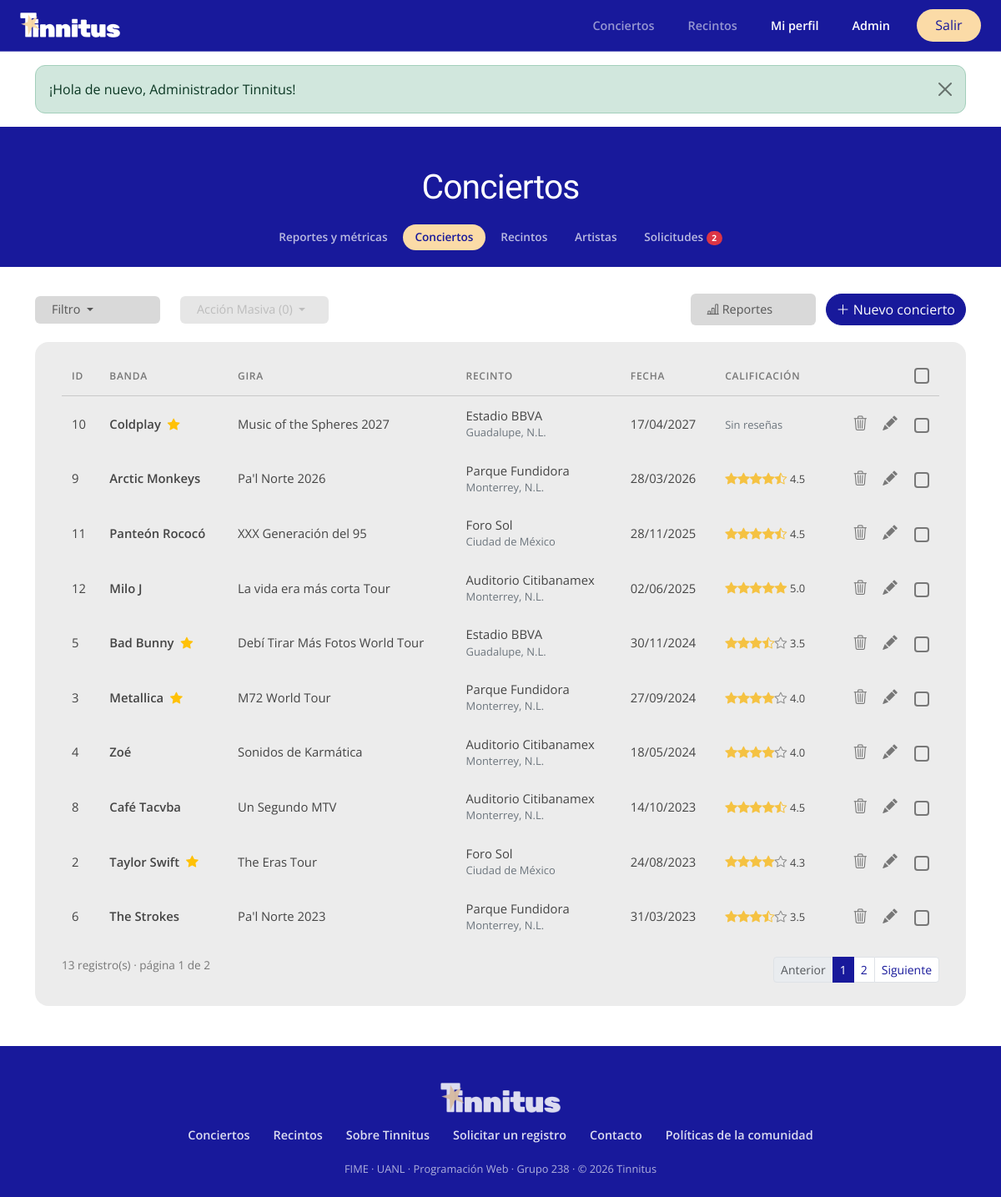
The app's page /admin-events.php (signed in) with its own data.
### tables this page shows
CREATE TABLE conciertos (
    id           INT UNSIGNED AUTO_INCREMENT PRIMARY KEY,
    artista_id   INT UNSIGNED NOT NULL,
    recinto_id   INT UNSIGNED NOT NULL,
    gira         VARCHAR(150) NOT NULL,
    fecha        DATE         NOT NULL,
    poster_url   VARCHAR(500) NULL,
    descripcion  TEXT         NULL,
    destacado    TINYINT(1)   NOT NULL DEFAULT 0,
    creado_en    DATETIME     NOT NULL DEFAULT CURRENT_TIMESTAMP,
    CONSTRAINT fk_concierto_artista FOREIGN KEY (artista_id)
        REFERENCES artistas(id) ON UPDATE CASCADE ON DELETE RESTRICT,
    CONSTRAINT fk_concierto_recinto FOREIGN KEY (recinto_id)
        REFERENCES recintos(id) ON UPDATE CASCADE ON DELETE RESTRICT,
    CONSTRAINT uq_concierto UNIQUE (artista_id, recinto_id, fecha),
    CONSTRAINT chk_fecha CHECK (fecha >= '1950-01-01'),
    INDEX idx_conciertos_fecha (fecha)
);

CREATE TABLE artistas (
    id        INT UNSIGNED AUTO_INCREMENT PRIMARY KEY,
    nombre    VARCHAR(120) NOT NULL UNIQUE,
    genero    VARCHAR(60)  NULL,
    pais      VARCHAR(60)  NULL,
    foto_url  VARCHAR(500) NULL
);

CREATE TABLE recintos (
    id         INT UNSIGNED AUTO_INCREMENT PRIMARY KEY,
    nombre     VARCHAR(120) NOT NULL,
    ciudad     VARCHAR(80)  NOT NULL,
    capacidad  INT UNSIGNED NOT NULL,
    tipo       ENUM('Estadio','Arena','Auditorio','Foro','Festival','Bar') NOT NULL,
    estado     ENUM('activo','inactivo') NOT NULL DEFAULT 'activo',
    foto_url   VARCHAR(500) NULL,
    CONSTRAINT chk_capacidad CHECK (capacidad BETWEEN 1 AND 200000),
    CONSTRAINT uq_recinto UNIQUE (nombre, ciudad)
);

### includes/db.php (called while the page is built, shortened)
<?php
function db(): PDO
{
    static $pdo = null;
    if ($pdo === null) {
        $dsn = 'mysql:host=' . DB_HOST . ';port=' . DB_PORT . ';dbname=' . DB_NAME . ';charset=utf8mb4';
        $pdo = new PDO($dsn, DB_USER, DB_PASS, [
            PDO::ATTR_ERRMODE            => PDO::ERRMODE_EXCEPTION,
            PDO::ATTR_DEFAULT_FETCH_MODE => PDO::FETCH_ASSOC,
            PDO::ATTR_EMULATE_PREPARES   => false,
        ]);
    }
    return $pdo;
}
function q(string $sql, array $params = []): PDOStatement
{
    $stmt = db()->prepare($sql);
    $stmt->execute($params);
    return $stmt;
}

### admin-events.php (the view, shortened to what this page needs)
<?php
require_once __DIR__ . '/includes/auth.php';
$buscar = trim($_GET['buscar'] ?? '');
$filtroRecinto = (int) ($_GET['recinto'] ?? 0);
$filtroAnio = (int) ($_GET['anio'] ?? 0);
$estatus = in_array($_GET['estatus'] ?? '', ['proximos', 'pasados', 'destacados'], true) ? $_GET['estatus'] : '';
$porPagina = 10;
$cond = [];
$params = [];
$where = $cond ? 'WHERE ' . implode(' AND ', $cond) : '';
$total = (int) q("SELECT COUNT(*) FROM conciertos c JOIN artistas a ON a.id = c.artista_id $where", $params)->fetchColumn();
[$pagina, $paginas, $offset] = paginar($total, $porPagina);
$conciertos = q(CONCIERTO_SELECT . " $where GROUP BY c.id ORDER BY c.fecha DESC LIMIT $porPagina OFFSET $offset", $params)->fetchAll();
require __DIR__ . '/includes/header.php';
require __DIR__ . '/includes/admin-nav.php';
?>
<div class="container">
    <div class="admin-toolbar">
        <div class="dropdown">
            <button class="btn btn-gray dropdown-toggle" type="button" data-bs-toggle="dropdown" data-bs-auto-close="outside">
                Filtro<?= ($buscar || $filtroRecinto || $filtroAnio || $estatus) ? ' (activo)' : '' ?>
            </button>
        </div>
        <div class="dropdown">
            <button class="btn btn-gray dropdown-toggle" type="button" data-bs-toggle="dropdown" id="btn-masiva" disabled>
                Acción Masiva (<span id="sel-count">0</span>)
            </button>
        </div>
        <div class="extra">
            <button class="btn btn-gray" type="button" data-bs-toggle="modal" data-bs-target="#modal-reportes"><i class="bi bi-bar-chart-line"></i> Reportes</button>
            <button class="btn btn-indigo" type="button" data-nuevo><i class="bi bi-plus-lg"></i> Nuevo concierto</button>
        </div>
    </div>
    <div class="card-table mb-5">
        <div class="table-responsive">
            <table class="table align-middle" id="tabla">
                <thead>
                    <tr>
                        <th>ID</th><th>Banda</th><th>Gira</th><th>Recinto</th><th>Fecha</th><th>Calificación</th>
                        <th class="acciones"><input class="form-check-input" type="checkbox" id="check-all" aria-label="Seleccionar todos"></th>
                    </tr>
                </thead>
                <tbody>
                <?php foreach ($conciertos as $c):
                    $json = json_encode(['id' => $c['id'], 'artista_id' => $c['artista_id'], 'recinto_id' => $c['recinto_id'], 'gira' => $c['gira'],
                        'fecha' => $c['fecha'], 'poster_url' => $c['poster_url'], 'descripcion' => $c['descripcion'], 'destacado' => (int) $c['destacado']]); ?>
                    <tr data-id="<?= $c['id'] ?>">
                        <td><?= $c['id'] ?></td>
                        <td>
                            <a class="fw-semibold text-reset text-decoration-none" href="<?= url('event-details.php?id=' . $c['id']) ?>"><?= e($c['artista']) ?></a>
                            <?php if ($c['destacado']): ?><i class="bi bi-star-fill text-warning ms-1" title="Destacado en el inicio"></i><?php endif; ?>
                        </td>
                        <td><?= e($c['gira']) ?></td>
                        <td><?= e($c['recinto']) ?><div class="small text-secondary"><?= e($c['ciudad']) ?></div></td>
                        <td class="text-nowrap"><?= date('d/m/Y', strtotime($c['fecha'])) ?></td>
                        <td class="text-nowrap"><?= $c['promedio'] ? stars((float) $c['promedio']) . ' <small>' . $c['promedio'] . '</small>' : '<span class="small text-secondary">Sin reseñas</span>' ?></td>
                        <td class="acciones">
                            <button class="btn-tool btn-eliminar" data-nombre="<?= e($c['artista'] . ' – ' . $c['gira']) ?>"
                                    <?= $c['total_resenas'] ? 'data-aviso="También se borrarán sus ' . $c['total_resenas'] . ' reseña(s)."' : '' ?> title="Eliminar" aria-label="Eliminar"><i class="bi bi-trash3"></i></button>
                            <button class="btn-tool btn-editar" data-json='<?= e($json) ?>' title="Editar" aria-label="Editar"><i class="bi bi-pencil-fill"></i></button>
                            <input class="form-check-input row-check" type="checkbox" value="<?= $c['id'] ?>" aria-label="Seleccionar">
                        </td>
                    </tr>
                <?php endforeach; ?>
                </tbody>
            </table>
        </div>
        <div class="pie">
            <span><?= $total ?> registro(s) · página <?= $pagina ?> de <?= $paginas ?></span>
            <?= paginacion($pagina, $paginas, 'admin-events.php') ?>
        </div>
    </div>
</div>
<?php require __DIR__ . '/includes/footer.php'; ?>

### includes/auth.php (shortened to what this page needs)
<?php
require_once __DIR__ . '/db.php';
function url(string $path = ''): string
{
    return BASE_URL . '/' . ltrim($path, '/');
}
function e(?string $text): string
{
    return htmlspecialchars($text ?? '', ENT_QUOTES, 'UTF-8');
}
function paginar(int $total, int $porPagina): array
{
    $paginas = max(1, (int) ceil($total / $porPagina));
    $pagina = min(max(1, (int) ($_GET['pagina'] ?? 1)), $paginas);
    return [$pagina, $paginas, ($pagina - 1) * $porPagina];
}
function paginacion(int $pagina, int $paginas, string $archivo): string
{
    $link = fn(int $p) => url($archivo . '?' . http_build_query(array_merge($_GET, ['pagina' => $p])));
    $html = '<nav aria-label="Páginas"><ul class="pagination pagination-sm mb-0">';
    $html .= '<li class="page-item ' . ($pagina <= 1 ? 'disabled' : '') . '"><a class="page-link" href="' . $link($pagina - 1) . '">Anterior</a></li>';
    for ($p = 1; $p <= $paginas; $p++) {
        $html .= '<li class="page-item ' . ($p === $pagina ? 'active' : '') . '"><a class="page-link" href="' . $link($p) . '"'
            . ($p === $pagina ? ' aria-current="page"' : '') . '>' . $p . '</a></li>';
    }
    $html .= '<li class="page-item ' . ($pagina >= $paginas ? 'disabled' : '') . '"><a class="page-link" href="' . $link($pagina + 1) . '">Siguiente</a></li>';
    return $html . '</ul></nav>';
}
function stars(float $rating): string
{
    $html = '<span class="stars" aria-label="' . number_format($rating, 1) . ' de 5">';
    for ($i = 1; $i <= 5; $i++) {
        if ($rating >= $i) {
            $html .= '<i class="bi bi-star-fill"></i>';
        } elseif ($rating >= $i - 0.5) {
            $html .= '<i class="bi bi-star-half"></i>';
        } else {
            $html .= '<i class="bi bi-star"></i>';
        }
    }
    return $html . '</span>';
}

### assets/css/styles.css (style rules this page uses)
:root { --tn-indigo: #18199b; --tn-indigo-dark: #18199b; --tn-peach: #fbdba7; --tn-star: #f5c242; --tn-card: #ececec; --tn-box: #d9d9d9; --tn-text: #111111; --tn-muted: #7a7a7a; --bs-primary: #18199b; --bs-primary-rgb: 24, 25, 155; --bs-link-color: #18199b; --bs-link-color-rgb: 24, 25, 155; --fs-display: clamp(1.9rem, 3.4vw, 2.6rem); --fs-section: clamp(1.45rem, 2.4vw, 1.85rem); --fs-lead: 1.05rem; }
body { font-family: 'Open Sans', system-ui, sans-serif; background: #fff; color: var(--tn-text); min-height: 100vh; display: flex; flex-direction: column; }
a { color: var(--tn-indigo); }
.btn { border-radius: 999px; }
.btn-indigo, .btn-primary { background: var(--tn-indigo); border-color: var(--tn-indigo); color: #fff; }
.btn-gray { background: var(--tn-box); color: #555; border: none; border-radius: 6px; padding: .35rem 1.75rem .35rem 1.25rem; text-align: left; min-width: 150px; font-size: .9rem; }
.btn-gray:disabled { background: var(--tn-box); color: #9a9a9a; }
.stars { color: var(--tn-star); white-space: nowrap; }
.stars .bi-star { color: #8a8a8a; }
.admin-toolbar { display: flex; flex-wrap: wrap; align-items: center; gap: .75rem 1.5rem; margin: 2rem 0 1.25rem; }
.admin-toolbar .extra { margin-left: auto; display: flex; gap: .75rem; flex-wrap: wrap; }
.card-table { background: var(--tn-card); border-radius: 16px; padding: 1rem 1rem 2rem; }
@media (min-width: 1200px) { .card-table { padding: 1rem 2rem 1.75rem; } }
.card-table .table { --bs-table-bg: transparent; margin-bottom: 0; }
.card-table thead th { font-weight: 600; color: #777; font-size: .75rem; letter-spacing: .06em; text-transform: uppercase; border-bottom: 1px solid #c8c8c8; padding: .9rem .75rem; white-space: nowrap; }
.card-table tbody td { border: none; padding: .75rem; color: #444; font-size: .925rem; }
.card-table .acciones { white-space: nowrap; text-align: right; }
.btn-tool { background: none; border: none; color: #777; font-size: 1.1rem; padding: .25rem .45rem; line-height: 1; border-radius: 8px; }
.card-table .form-check-input { width: 1.15rem; height: 1.15rem; border: 2px solid #777; border-radius: 4px; background-color: transparent; vertical-align: middle; margin: 0 0 0 .55rem; }
.card-table .pie { color: #777; font-size: .85rem; padding-top: 1rem; display: flex; justify-content: space-between; flex-wrap: wrap; gap: .5rem; }
.pagination { --bs-pagination-color: var(--tn-indigo); --bs-pagination-active-bg: var(--tn-indigo); --bs-pagination-active-border-color: var(--tn-indigo); }

### records on screen
conciertos: id "10", artista.nombre "Coldplay", destacado 1 (drawn), gira "Music of the Spheres 2027", recinto.nombre "Estadio BBVA", recinto.ciudad "Guadalupe, N.L.", fecha "17/04/2027", shows "Sin reseñas"
conciertos: id "9", artista.nombre "Arctic Monkeys", gira "Pa'l Norte 2026", recinto.nombre "Parque Fundidora", recinto.ciudad "Monterrey, N.L.", fecha "28/03/2026", promedio "4.5"
conciertos: id "11", artista.nombre "Panteón Rococó", gira "XXX Generación del 95", recinto.nombre "Foro Sol", recinto.ciudad "Ciudad de México", fecha "28/11/2025", promedio "4.5"
conciertos: id "12", artista.nombre "Milo J", gira "La vida era más corta Tour", recinto.nombre "Auditorio Citibanamex", recinto.ciudad "Monterrey, N.L.", fecha "02/06/2025", promedio "5.0"
conciertos: id "5", artista.nombre "Bad Bunny", destacado 1 (drawn), gira "Debí Tirar Más Fotos World Tour", recinto.nombre "Estadio BBVA", recinto.ciudad "Guadalupe, N.L.", fecha "30/11/2024", promedio "3.5"
conciertos: id "3", artista.nombre "Metallica", destacado 1 (drawn), gira "M72 World Tour", recinto.nombre "Parque Fundidora", recinto.ciudad "Monterrey, N.L.", fecha "27/09/2024", promedio "4.0"
conciertos: id "4", artista.nombre "Zoé", gira "Sonidos de Karmática", recinto.nombre "Auditorio Citibanamex", recinto.ciudad "Monterrey, N.L.", fecha "18/05/2024", promedio "4.0"
conciertos: id "8", artista.nombre "Café Tacvba", gira "Un Segundo MTV", recinto.nombre "Auditorio Citibanamex", recinto.ciudad "Monterrey, N.L.", fecha "14/10/2023", promedio "4.5"
conciertos: id "2", artista.nombre "Taylor Swift", destacado 1 (drawn), gira "The Eras Tour", recinto.nombre "Foro Sol", recinto.ciudad "Ciudad de México", fecha "24/08/2023", promedio "4.3"
conciertos: id "6", artista.nombre "The Strokes", gira "Pa'l Norte 2023", recinto.nombre "Parque Fundidora", recinto.ciudad "Monterrey, N.L.", fecha "31/03/2023", promedio "3.5"

### other values on screen
$f['message'] "¡Hola de nuevo, Administrador Tinnitus!"
$adminTitle "Conciertos"
$label "Reportes y métricas"
$label "Conciertos"
$label "Recintos"
$label "Artistas"
$label "Solicitudes"
$solicitudesPendientes "2"
$total "13"
$pagina "1"
$paginas "2"
